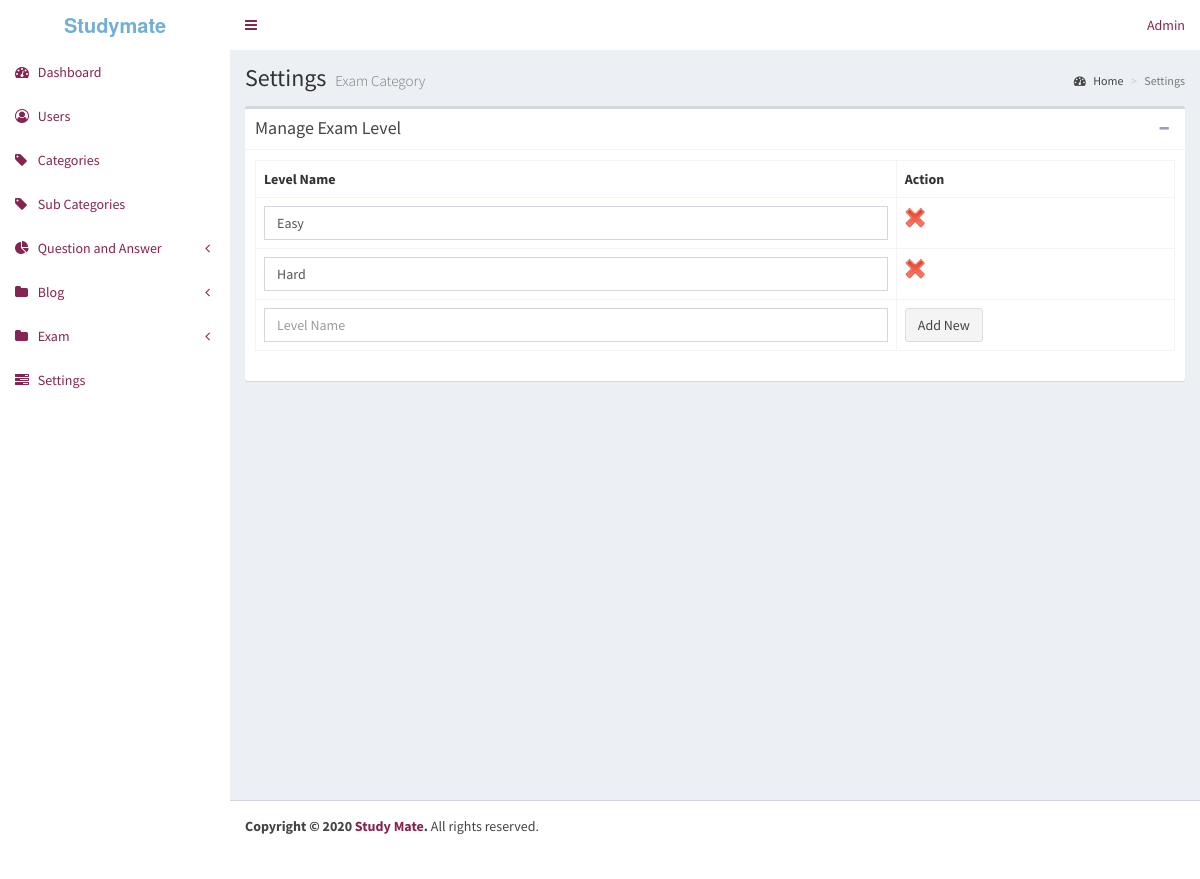
/index.php/admin/level_list, run on the app's committed database.
### tables this page shows
CREATE TABLE `sitesettings` (
  `siteName` varchar(100) NOT NULL,
  `tags` varchar(100) NOT NULL,
  `description` varchar(150) NOT NULL,
  `logo` varchar(40) NOT NULL,
  `favicon` varchar(40) NOT NULL,
  `facebookLink` varchar(40) NOT NULL,
  `googleLink` varchar(40) NOT NULL,
  `twitterLink` varchar(200) NOT NULL,
  `dribbleLink` varchar(200) NOT NULL,
  `imgurClientId` varchar(200) NOT NULL,
  `bannerAd` text NOT NULL,
  `sidebarAd` text NOT NULL,
  `fbAppId` varchar(50) NOT NULL,
  `fbAppSecet` varchar(50) NOT NULL,
  `googleAppId` varchar(150) NOT NULL,
  `smtpUsername` varchar(200) NOT NULL,
  `smtpPassword` varchar(200) NOT NULL,
  `googleAppSecret` varchar(100) NOT NULL,
  `googleAnalyticsCode` text NOT NULL,
  `adminApproveQuestions` tinyint(1) NOT NULL,
  `bannerAdEnable` tinyint(4) NOT NULL,
  `sidebarAdEnable` tinyint(4) NOT NULL
);

CREATE TABLE `exam_level` (
  `lid` int(11) NOT NULL,
  `level_name` varchar(1000) NOT NULL
);

### application/controllers/Admin.php (called while the page is built, shortened)
<?php
class Admin extends CI_Controller
{
public function level_list(){
		$data=$this->SiteModel->getSiteData();
		$data['title']="Ask";
		$this->load->model("Blog");
		$r=$this->Blog->level_list();
		$data['level_list']=$r;
		$this->load->view('admin/level_list',$data);
	}
}

### index.php (called while the page is built, shortened)
<?php
require_once BASEPATH.'core/CodeIgniter.php';

### application/models/App_model.php (called while the page is built, shortened)
<?php
class App_model extends CI_Model
{
	public function getData($table,$resultType="all_array",$arg=[])
	{
		if (isset($arg['where'])) {
			$this->db->where($arg['where']);
		}
		$return = NULL;
		if ($resultType=="all_array") {
			$return=$this->db->get($table)->result_array();
		} else if ($resultType=="row_array") {
			$return=$this->db->get($table)->row_array();
		} else {
			$return=$this->db->count_all_results($table);
		}
		return $return;
	}
}

### application/models/SiteModel.php (called while the page is built, shortened)
<?php
class SiteModel extends CI_Model
{
	function getSiteData()
	{
		$siteSettings=$this->App_model->getData('siteSettings',$resultType="row_array",$arg=[]);
		$totalQuestions=$this->App_model->getData('questions',$resultType="count_array",$arg=[]);
		$totalUsers=$this->App_model->getData('users',$resultType="count_array",$arg=[]);
		$totalAnswers=$this->App_model->getData('awnsers',$resultType="count_array",$arg=[]);
		$totalVotedAnswers=$this->App_model->getData('awnsers',$resultType="count_array",$arg=['where'=>['votes >'=>0]]);
		$stats=['totalQuestions'=>$totalQuestions,'totalAnswers'=>$totalAnswers,'totalVotedAnswers'=>$totalVotedAnswers,'totalUsers'=>$totalUsers];
		return ['stats'=>$stats,'siteSettings'=>$siteSettings,'notifications'=>$this->getNotifcationsHeader()];
	}
	function getNotifcationsHeader()
	{
		$notifications=[];
		return $notifications;
	}
}

### application/models/Blog.php (called while the page is built, shortened)
<?php
class Blog extends CI_Model
{
function level_list(){
	  $query=$this->db->get('exam_level');
	 return $query->result_array();
 }
}

### application/views/admin/level_list.php (the view, shortened to what this page needs)
<?php
$this->load->view('admin/includes/head');?>
<link rel="stylesheet" href="<?php echo base_url()."plugins/tags/jquery.tagsinput.css"?>">
<?php
$this->load->view('admin/includes/header');
?>
	<div class="content-wrapper">
    <section class="content-header">
		<h1>
         Settings
        <small>Exam Category</small>
		</h1>
		<ol class="breadcrumb">
			<li><a href="<?php echo base_url()."admin"?>"><i class="fa fa-dashboard"></i> Home</a></li>
			<li class="active">Settings</li>
		</ol>
    </section>
    <section class="content">
		<div class="box box-default">
			<div class="box-header with-border">
			<h3 class="box-title">Manage Exam Level</h3>
				<div class="box-tools pull-right">
					<button type="button" class="btn btn-box-tool" data-widget="collapse"><i class="fa fa-minus"></i></button>
				</div>
			</div>
			<div class="box-body">
			<div class="row">
				<div class="col-md-12">
		 <form method="post" action="<?php echo site_url('admin/post-insert_level/');?>">
<table class="table table-bordered">
<tr>
 <th><?php echo $this->lang->line('level_name');?></th>
<th><?php echo $this->lang->line('action');?> </th>
</tr>
	<?php
foreach($level_list as $key => $val){
?>
<tr>
 <td><input type="text"   class="form-control"  value="<?php echo $val['level_name'];?>" onBlur="updatelevel(this.value,'<?php echo $val['lid'];?>');" ></td>
<td>
<a href="<?php echo site_url('admin/pre_remove_level/'.$val['lid']);?>"><img src="<?php echo base_url('images/cross.png');?>"></a>
</td>
</tr>
<?php
}
?>
<tr>
 <td>
 <input type="text"   class="form-control"   name="level_name" value="" placeholder="<?php echo $this->lang->line('level_name');?>"  required ></td>
<td>
<button class="btn btn-default" type="submit">Add New</button>
</td>
</tr>
</table>
</form>
				</div>
		</div>
	</div>
	</div>
</div>
</div>
</body>
</html>

### application/views/admin/includes/header.php (shortened to what this page needs)
</head>
<body class="hold-transition skin-blue sidebar-mini">
<div class="wrapper">
  <header class="main-header">
    <a href="<?php echo base_url()."admin"?>" class="logo">
      <span class="logo-lg"><b><?php echo $siteSettings['siteName'];?></b></span>
    </a>
    <nav class="navbar navbar-static-top">
      <a href="#" class="sidebar-toggle" data-toggle="push-menu" role="button">
      </a>
      <div class="navbar-custom-menu">
        <ul class="nav navbar-nav">
			<li class="dropdown user user-menu">
            <a href="#" class="dropdown-toggle" data-toggle="dropdown">
				<span class="hidden-xs">Admin</span>
            </a>
          </li>
        </ul>
      </div>
    </nav>
  </header>

### data on the page
sitesettings: siteName "Studymate"
exam_level: level_name "Easy"
exam_level: level_name "Hard"

### other printed values
$this->lang->line('level_name') "Level Name"
$this->lang->line('action') "Action"
